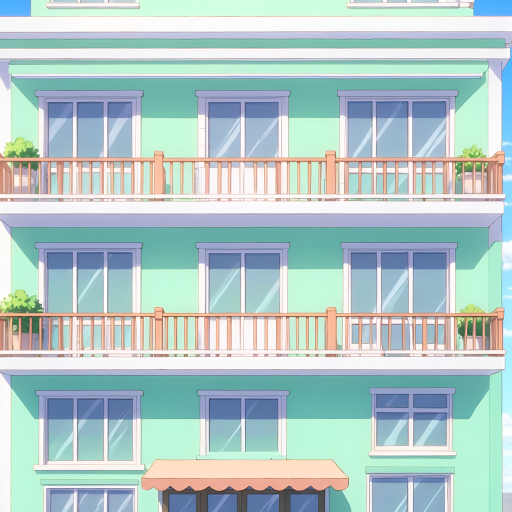
#> input picture Tools/FireflyArt/Facade_B.png, 1024 x 1024 px, given in place of Facade_C.png, which was not available (shown at 1/2 size)
$ python process_batch3.py
#> lines starting #> are read from the running program, lines starting #| are printed output that depends on the picture
"""Batch 3 post-processing: Jeju facades C-H, stucco/basalt tiles, Hallasan far layer,
character pose sprites. Raw Firefly exports in Tools/FireflyArt → Assets/Resources/CoastRun.
Run: python Tools/FireflyArt/process_batch3.py
"""
import os, sys
import numpy as np
from PIL import Image, ImageFilter, ImageEnhance

HERE = os.path.dirname(os.path.abspath(__file__))
ROOT = os.path.abspath(os.path.join(HERE, "..", ".."))
OUT = os.path.join(ROOT, "Assets", "Resources", "CoastRun")
os.makedirs(OUT, exist_ok=True)


def load(name):
#> called with name = 'Facade_C.png'
    return Image.open(os.path.join(HERE, name)).convert("RGB")
#> returned value is the input picture: PIL image 1024x1024 RGB; mean R, G, B 178.3, 201.3, 200.5


def save(im, name):
    p = os.path.join(OUT, name)
    im.save(p, optimize=True)
    print("wrote", name, im.size, im.mode)


# ── 1. Facades: crop away sky / pavement bands, resample to 1024² ─────────────
def facade_crop(im, top, bottom):
#> called with top = 0, bottom = 0.95
    w, h = im.size
#> w = 1024; h = 1024
    return im.crop((0, int(h * top), w, int(h * bottom))).resize((1024, 1024), Image.LANCZOS)
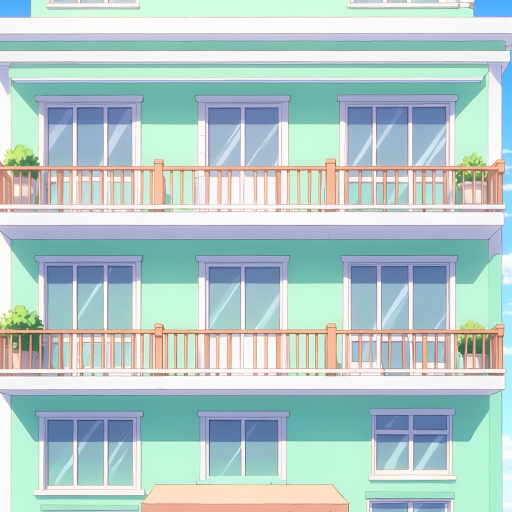
#> returned value: PIL image 1024x1024 RGB (shown at 1/2 size); mean R, G, B 179.7, 202.8, 201.5


# (top, bottom) fractions of the raw image that hold the building only.
FACADES = {
    "C": (0.00, 0.95),   # tangerine shop: pavement strip at the bottom
    "D": (0.00, 0.90),   # basalt cafe (night-lit → daylight below)
    "E": (0.245, 0.80),   # seafood restaurant: sky above, pavement below
    "F": (0.03, 0.97),   # yellow guesthouse
    "G": (0.33, 0.745),   # convenience store: sky + road
    "H": (0.00, 0.90),   # stone house: pavement strip at the bottom
}
for k, (t, b) in FACADES.items():
    raw = load(f"Facade_{k}.png")
    if k == "D":
        # Firefly painted the cafe at dusk; lift it to a noon exposure so it does
        # not read as a black hole between the pastel shops.
        a = np.asarray(raw).astype(np.float32) / 255.0
        a = np.power(a, 0.55) * 1.05
        raw = Image.fromarray(np.clip(a * 255, 0, 255).astype(np.uint8))
        raw = ImageEnhance.Color(raw).enhance(0.9)
    save(facade_crop(raw, t, b), f"Tex_Facade_{k}.png")
#| wrote Tex_Facade_C.png (1024, 1024) RGB
#> pass 2 of the loop `for k, (t, b) in FACADES.items():`:
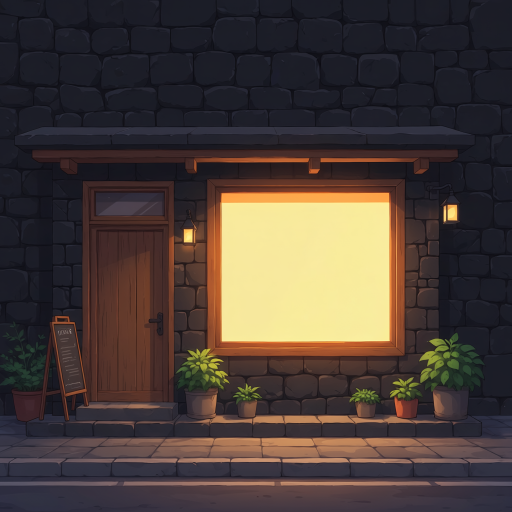
#> input picture Tools/FireflyArt/Facade_D.png, 1024 x 1024 px (shown at 1/2 size)
#> in load, returned value is the input picture: PIL image 1024x1024 RGB; mean R, G, B 73, 61.3, 55.7
#> `a = np.power(a, 0.55) * 1.05`:
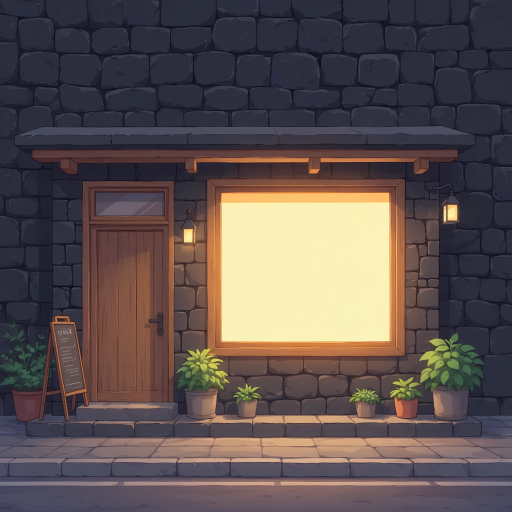
#> a: shape (1024, 1024, 3) float32 (shown at 1/2 size); mean R, G, B 0.484, 0.443, 0.439; drawn with min black and max white
#> in facade_crop (call 2), `return im.crop((0, int(h * top), w, int(h * bottom))).resize((1024, 10..`:
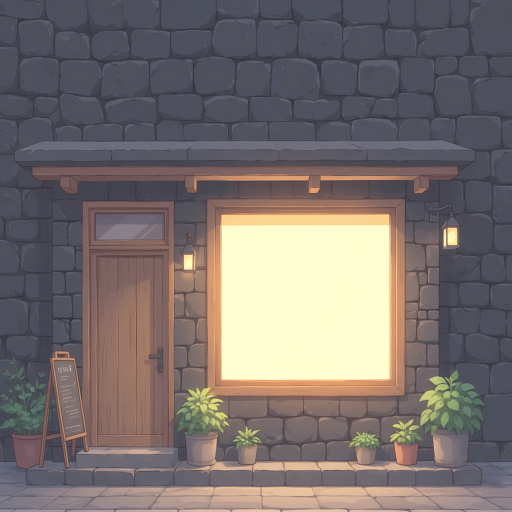
#> returned value: PIL image 1024x1024 RGB (shown at 1/2 size); mean R, G, B 120.3, 111.7, 109.5
#| wrote Tex_Facade_D.png (1024, 1024) RGB
#> pass 3 of the loop `for k, (t, b) in FACADES.items():`:
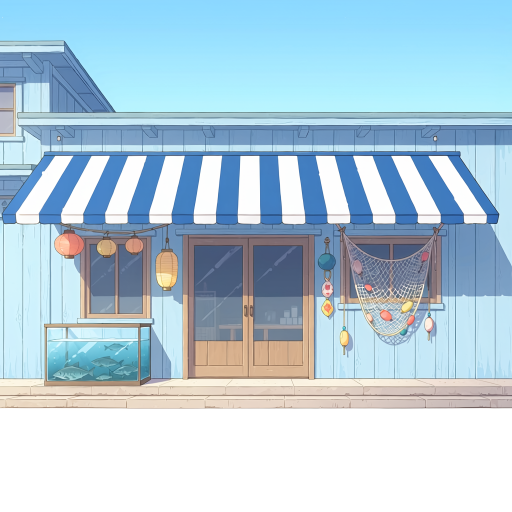
#> input picture Tools/FireflyArt/Facade_E.png, 1024 x 1024 px (shown at 1/2 size)
#> in load, returned value is the input picture: PIL image 1024x1024 RGB; mean R, G, B 178.3, 203.6, 218.6
#> in facade_crop (call 3), `return im.crop((0, int(h * top), w, int(h * bottom))).resize((1024, 10..`:
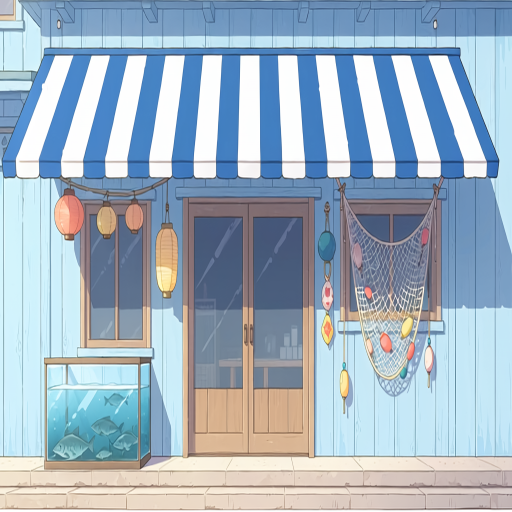
#> returned value: PIL image 1024x1024 RGB (shown at 1/2 size); mean R, G, B 159.8, 178.2, 194.1
#| wrote Tex_Facade_E.png (1024, 1024) RGB
#> (the run stopped early here; a loop or call above may not have finished)
